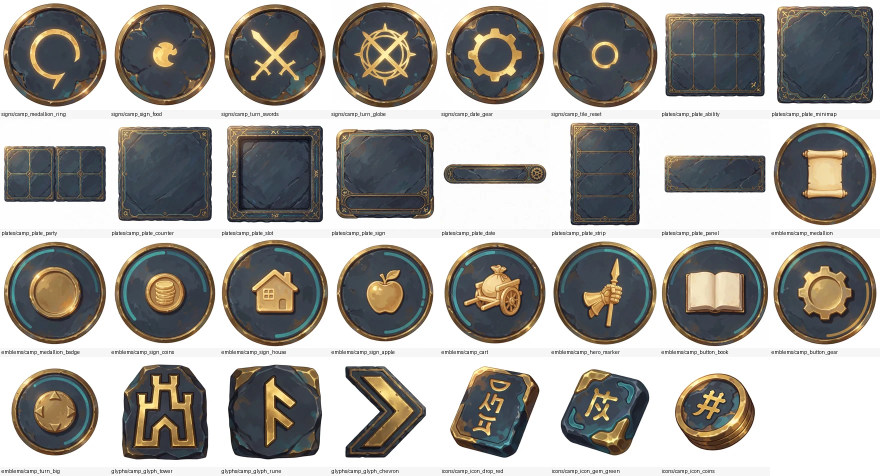
#> input picture image-clone/campaign_ui/sheet_u2_slate_brass.webp, 1760 x 952 px (shown at 1/2 size)
$ python -i jobloop.py   (imports and definitions only)
#> lines starting #> are read from the running program, lines starting #| are printed output that depends on the picture; after the words box and inside, x2 and y2 are one past the last pixel; in counts of white or black regions, pixels touching at a corner belong together
#> (reads scripts/concept_art/workflows.json from the repository)
#> further down, picture is the input picture: PIL image 1760x952 RGB; mean R, G, B 162.3, 160, 156
#!/usr/bin/env python3
"""Лаборатория image-clone: один образец за раз — анализ, промт, генерация, сверка, вердикт.

    jobloop.py init [--src КАТАЛОГ_ЛИСТОВ]  нарезать ячейки листов, завести очередь и оправу
    jobloop.py next [--model krea2]         взять первый in-queue, сгенерировать, собрать пару
    jobloop.py score IMG-001 comp=8 subject=5 palette=9 ...
    jobloop.py accept IMG-001 [--note ...]  готовность >= 85 -> копия в matches/
    jobloop.py reject IMG-001 ["новое описание"] [--note "что не так"]
    jobloop.py model IMG-001 qwen21         сменить модель, счётчик версий начинается с v1
    jobloop.py subject IMG-001 "описание"   записать письменный анализ до генерации
    jobloop.py stat                         статусы + сводка «модель -> средний % / попытки»

Критерии сверки (0-10, неприменимый не указывать — он выпадает из знаменателя):
comp кадрирование, subject главный объект, objects состав объектов, palette палитра,
style техника, light свет, bg фон, camera ракурс, text надписи.
"""
import argparse
import fcntl
import hashlib
import inspect
import re
import json
import shutil
import subprocess
import sys
from datetime import date
from pathlib import Path

import numpy as np
from PIL import Image, ImageDraw, ImageFont

HERE = Path(__file__).resolve().parent
sys.path.insert(0, str(HERE))
from generate import seed_for        # затравку считает генератор, не копия формулы
ROOT = HERE.parents[1]

LAB = ROOT / "image-clone"
REFS = LAB / "references"
CROPS = REFS / "crops"
ATTEMPTS = LAB / "attempts"
MATCHES = LAB / "matches"
DOCS = LAB / "docs"
QUEUE = LAB / "queue.json"
SPEC = LAB / "spec.json"
PAIRS = LAB / "pairs"
ETALONS = REFS / "manifest.json"
ANCHOR_MANIFEST = REFS / "anchors-manifest.json"
INK_MAX = 235                       # порог «не бумага» для поиска фигуры (тот же, что у гейта)
SHEETS_SRC = Path("/Users/user/sigil-of-the-unwilling-slop/___STYLE_BOOK/for_local_agent/unit")

GRID = (4, 3)                   # колонок, строк на листе
SIZE = [1024, 1024]             # размер прогона лаборатории
MAX_ATTEMPTS = 5
READINESS_MIN = 85
MODEL_DEFAULT = "krea2"
CNT_FIXUP_MAX = 3               # экономический порог: больше точечных правок — перерисовка
STY_VERDICTS = ("yes", "near", "no")   # да / почти / нет
OPEN = ("in-queue", "redraw")   # статусы, по которым образец всё ещё берётся в работу
CRITERIA = ("comp", "subject", "objects", "palette", "style", "light", "bg", "camera", "text")
# Строки слоя стиля: только они дают STY-% и только на них существует десятка.
STY_ROWS = ("line", "color", "texture", "shade")
STY_ROW_RU = {"line": "линия", "color": "колорит", "texture": "фактура", "shade": "светотень"}
STY_TARGET = 93                 # планка «сошлись»: сумма четырёх строк >= 38
SEED_PIN = 43                   # сид прогона: один на все стадии цепочки (7.2)
ANCHORS = DOCS / "anchors.md"   # реестр якорных пар: цитата обязана быть в нём
OUT_DIR = "concept_art/clone"

# Стиль листа: семейство держит категория, вариант двигает только технику рендера.
SHEET_STYLE = {
    "unit-01": "stylized hand-painted fantasy game character illustration from a single comic-painted art bible, heroic stocky proportions: head about one sixth of the total height, broad shoulders, thick arms, compact build, mature stylized cartoon face with simplified exaggerated features, large readable eyes, bold expression, hand-painted, never a photograph, matte painterly surfaces with soft airbrushed shading",
    "unit-02": "stylized hand-painted fantasy game character illustration from a single comic-painted art bible, more graphic and crisp than painterly: clean planes of colour, polished metal with sharp speculars, saturated palette, heroic stocky proportions with a head about one sixth of the total height, mature stylized cartoon face with simplified exaggerated features, bold expression, hand-painted, never a photograph",
    "unit-03": "semi-realistic painterly fantasy game character illustration, adult heroic proportions with a head about one seventh of the total height, soft visible brush strokes over rendered planes, restrained palette, mature stylized face with simplified exaggerated features, hand-painted, never a photograph",
    "unit-04": "cartoonish comic fantasy game character illustration, exaggerated proportions with a head about one fifth of the total height, round barrel chest, strong rim light, bold simplified shapes, large readable eyes, cheeky bold expression, hand-painted, never a photograph",
    "unit-05": "stylized hand-painted fantasy game character illustration from a single comic-painted art bible, heroic stocky proportions: head about one sixth of the total height, broad shoulders, thick arms, compact build, mature stylized cartoon face with simplified exaggerated features, large readable eyes, bold expression, hand-painted, never a photograph, matte painterly surfaces with soft airbrushed shading",
}
FRAME = ("single full-body fantasy character standing exactly as described, entire figure visible "
         "from head to boots, whole object with a clear empty margin around it, nothing touching "
         "the frame, centered, front view facing the camera straight on, head up and eyes open "
         "looking at the viewer, isolated on plain white background with no scenery and no blurred "
         "shapes, soft grey contact shadow under the feet only, no second copy, no turnaround, "
         "no grey clay 3d render, no inset pictures, nothing in the corners")
VARIANT = {
    "id": "copy", "name": "copy",
    "style": ("smooth airbrushed painterly rendering without visible line, matte hand-painted "
              "materials, gentle ambient occlusion, low gloss, readable silhouette"),
    "negative": ("chibi, toddler proportions, baby face, doll face, toy figure, blind box vinyl, "
                 "clay render, glossy plastic, shiny enamel, 3d print, cute child, photorealism, "
                 "photograph, ink outlines, line art, sketch, grayscale, character sheet, "
                 "turnaround, multiple views, reference sheet, split frame, collage, two characters, "
                 "dark background, gradient background, scenery, landscape, text, letters, watermark"),
}


# ------------------------------------------------------------- метрика кадра

def _figure(im: Image.Image, box=(256, 341)):
    """Кадрирует по чернилам, приводит к одному холсту с сохранением пропорций."""
#> called with box = (256, 341)
    a = np.asarray(im.convert("RGB")).astype(np.int16)
    ink = (a < 245).any(2)
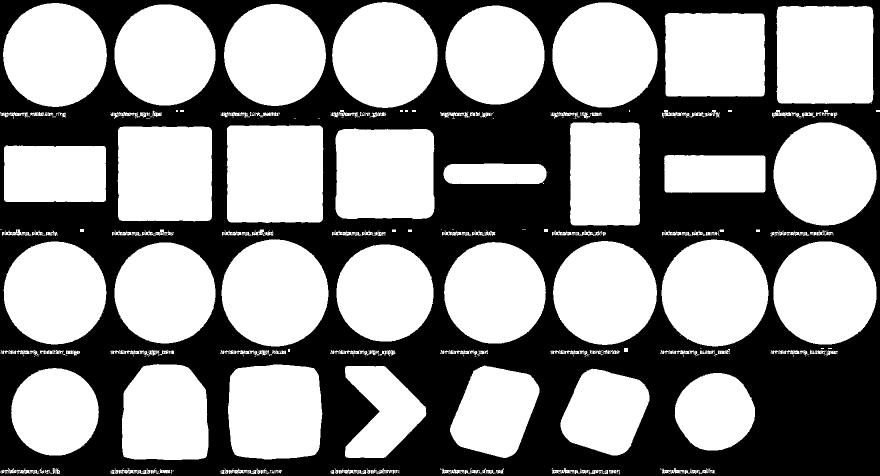
#> ink: shape (952, 1760) bool (shown at 1/2 size); 56.1% white; 547 black regions (546 under 20 px), largest, box (x1, y1, x2, y2) and area: (0, 0, 1760, 952) 734385
    ys, xs = np.where(ink)
    if len(ys) < 200:
        return None, None
    a = a[ys.min():ys.max() + 1, xs.min():xs.max() + 1]
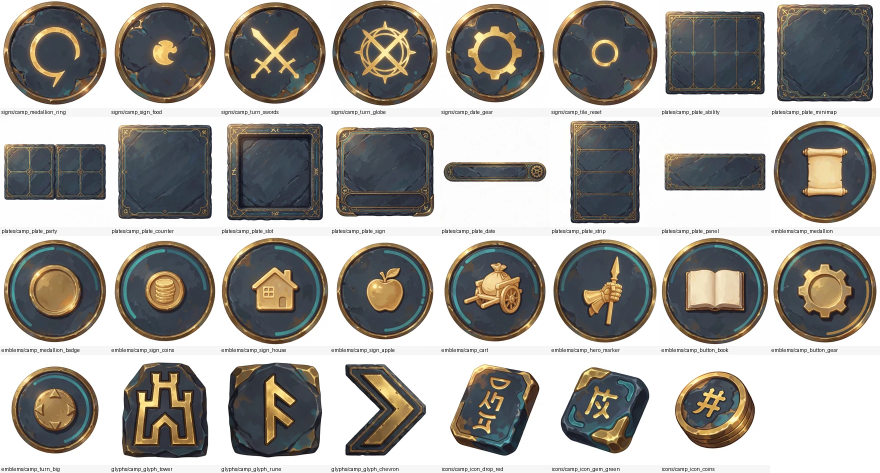
#> a: shape (945, 1760, 3) int16 (shown at 1/2 size); mean R, G, B 161.6, 159.4, 155.3
    ink = ink[ys.min():ys.max() + 1, xs.min():xs.max() + 1]
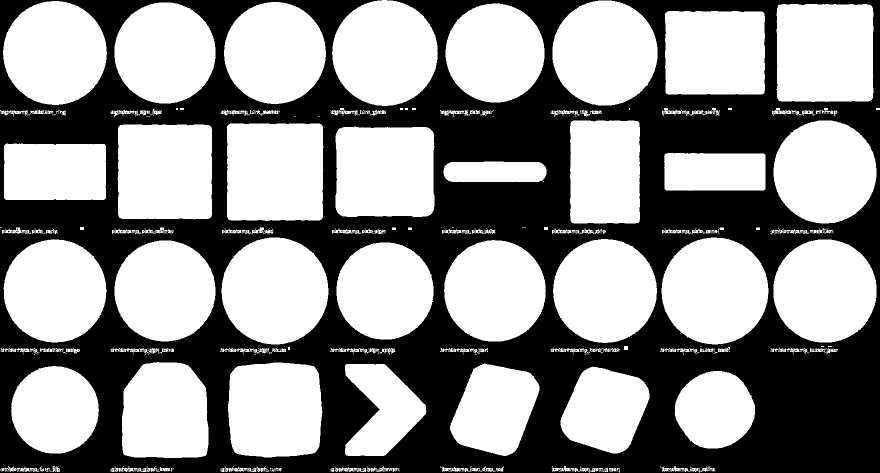
#> ink: shape (945, 1760) bool (shown at 1/2 size); 56.5% white; 547 black regions (546 under 20 px), largest, box (x1, y1, x2, y2) and area: (0, 0, 1760, 945) 722065
    h, w = ink.shape
#> h = 945; w = 1760
    sc = min(box[0] / w, box[1] / h)
#> sc = 0.145
    nw, nh = max(1, round(w * sc)), max(1, round(h * sc))
#> nw = 256; nh = 137
    canvas = np.full((box[1], box[0], 3), 255, np.uint8)
    mask = np.zeros((box[1], box[0]), bool)
    fig = np.asarray(Image.fromarray(a.astype(np.uint8)).resize((nw, nh), Image.LANCZOS))
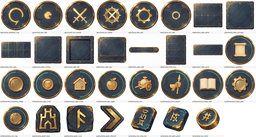
#> fig: shape (137, 256, 3); mean R, G, B 161, 158.7, 154.6
    mk = np.asarray(Image.fromarray((ink * 255).astype(np.uint8)).resize((nw, nh), Image.NEAREST)) > 127
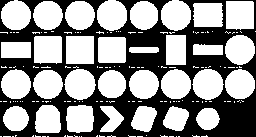
#> mk: shape (137, 256) bool; 56.7% white; 1 black region, box (x1, y1, x2, y2) and area: (0, 0, 256, 137) 15185
    y0, x0 = (box[1] - nh) // 2, (box[0] - nw) // 2
#> y0 = 102; x0 = 0
    canvas[y0:y0 + nh, x0:x0 + nw], mask[y0:y0 + nh, x0:x0 + nw] = fig, mk
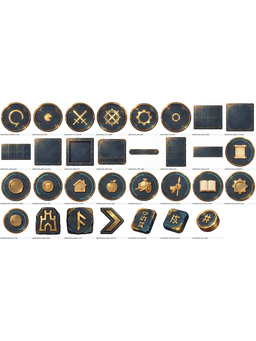
#> canvas: shape (341, 256, 3); mean R, G, B 217.3, 216.3, 214.7
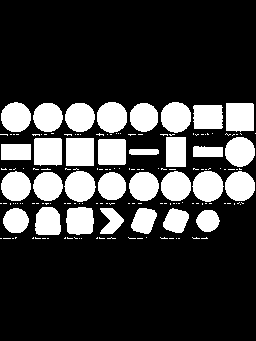
#> mask: shape (341, 256) bool; 22.8% white; 162 white regions (131 under 20 px), largest, box (x1, y1, x2, y2) and area: (226, 103, 254, 132) 785, (66, 138, 94, 166) 784, (64, 171, 96, 202) 757
    return canvas, mask


# [13 lines left out: function similarity, not called in this run]


FONT = None
# [9 lines not run here, left out]
if FONT is None:                       # у bitmap-шрифта кириллицы нет — подписи квадратами
    FONT = ImageFont.load_default(16)


# [17 lines left out: function pair, not called in this run]


def unit_of(p: Path) -> str:
    m = re.search(r"IMG-\d+", p.name)
    return m.group() if m else "?"


def is_control(r: dict) -> bool:
    return "эталон↔эталон" in r["origin"]


# [39 lines left out: functions sheet_key, grid, not called in this run]


# ------------------------------------------------------------- очередь

_QUEUE_LOCK = None  # держится до выхода процесса


# [15 lines left out: function load, not called in this run]


def save(q: dict) -> None:
    QUEUE.write_text(json.dumps(q, ensure_ascii=False, indent=1) + "\n")


# [9 lines left out: function run_versions, not called in this run]


def sha12(path: Path) -> str:
    return hashlib.sha256(path.read_bytes()).hexdigest()[:12] if path.is_file() else "нет"


# [37 lines left out: functions judge_version, run_seal, attempt_name, not called in this run]


def attempt_path(unit: dict, model: str, version: int) -> Path:
    ext = (unit.get("file") or "").split(".")[-1] or "webp"
    return ATTEMPTS / unit["unit"] / f"{attempt_name(unit, model, version)}.{ext}"


def readiness(scores: dict) -> float:
    """Средняя по применимым критериям, умноженная на 10. Неприменимый — не указывай."""
    return round(10 * sum(scores.values()) / len(scores)) if scores else 0.0


# [120 lines left out: functions report, crop_sheet, cmd_init, blank_spec, check_invariant, not called in this run]


# ------------------------------------------------------------- генерация

def etalon_files() -> list:
    return sorted(p for p in REFS.rglob("*") if p.is_file() and p.suffix.lower() in (".jpeg", ".png"))


# [70 lines left out: functions etalon_version, cmd_etalons, cmd_next, not called in this run]


# ------------------------------------------------- строки стиля (STY-%)

RU_TO_ROW = {v: k for k, v in STY_ROW_RU.items()}


# [22 lines left out: functions anchor_rows, anchors_body, not called in this run]


def anchors_version() -> str:
    """Версия прибора = хеш тела реестра (строки пар, без комментариев)."""
    return "anchors-" + hashlib.sha256(anchors_body().encode()).hexdigest()[:12]


# [90 lines left out: functions require_anchors, chunk_of, board_path, seal_boards, check_boards, cmd_seal and 1 more, not called in this run]


def anchor_log() -> list[dict]:
    log = DOCS / "anchor-log.json"
    return json.loads(log.read_text()) if log.is_file() else []


# [26 lines left out: functions grid_board, cmd_anchors_show_all, not called in this run]


# Рубрика уровней живёт здесь, а не в реестре: второй судья не должен видеть ни
# заявленных баллов, ни описаний пар — только шкалу и лист.
BLIND_BRIEF = (
    "Ты слепой судья стиля. Реестра якорей ты не видишь, уровней не знаешь.\n"
    "На каждом листе слева — эталон, справа варианты ТОГО ЖЕ персонажа.\n"
    "Одна строка стиля на листе; смотреть лист целиком; сходство позы,\n"
    "лица и кадрирования не считать — меряется только строка листа.\n"
    "Шкала: 10 — по этой строке расхождений нет; 9 — одно мелкое;\n"
    "7–8 — заметное расхождение, семья та же; 5–6 — строка держится\n"
    "клочьями; 1–4 — строка потеряна. Концов шкалы не бойся: если все\n"
    "твои оценки 6–8, ты не пользуешься шкалой, а не картинка плоха."
)


# [133 lines left out: functions cmd_anchors, parse_sty_rows, not called in this run]


def sty_pct(rows: dict) -> float:
    return round(sum(rows[r] for r in STY_ROWS) / len(STY_ROWS) * 10, 1)


def sty_delta(prev: dict | None, rows: dict) -> dict | None:
    """Дельта по строкам, а не по баллу: оператору нужно, какая строка двинулась."""
    return None if not prev else {r: rows[r] - prev.get(r, 0) for r in STY_ROWS}


# [127 lines left out: functions head_ratio, cmd_sty, not called in this run]


# ------------------------------------------------------ цепочка стадий (7.4)

CYCLE_PAUSE = 2                 # цикла без движения STY-% → автопауза с меню (8.4)
CYCLE_MAX = 3                   # цикла цепочки → лучший кадр, автопродолжения нет


def chain_of(spec: dict) -> list:
    """Порядок стадий: krea2 → ernie → z-image → krea2 → … qwen21 вне цепочки (7.8)."""
    return spec.get("chain", [spec.get("model", MODEL_DEFAULT)])


# [20 lines left out: functions sty_last, cycle_pair, sty_cycle, not called in this run]


def ceilinged(unit: dict, model: str) -> bool:
    """Стадии, признанные потолком: требование «все три» с неё снято, молча не снимается."""
    return model in unit.get("ceilings", {})


# [11 lines left out: functions sty_bar, stage_closed, not called in this run]


def stage_done(unit: dict, model: str, spec: dict) -> bool:
    """Стадию больше не гоняем: порог взят либо признан потолок."""
    return stage_closed(unit, model, spec) or ceilinged(unit, model)


# [324 lines left out: functions stage_of, advance_chain, cnt_status, board, cmd_board, cmd_score and 7 more, not called in this run]


NEG_RE = re.compile(r"\b(no|not|without|never|без)\b")
JUDGE_CLASSES = ("independent", "semi-blind", "self")


# [14 lines left out: function card_cells, not called in this run]


def card_rows(card: str) -> list[tuple[str, str]]:
    return [(n, f) for n, forms in card_cells(card) if len(forms) == 1 for f in forms]


def card_slots(card: str) -> list[list[str]]:
    """Слоты словаря: выбор ровно одного (жанровый якорь и т.п.)."""
    return [forms for _, forms in card_cells(card) if len(forms) > 1]


def card_phrases(card: str) -> list[str]:
    return [f for _, f in card_rows(card)]


# [281 lines left out: functions lint_card, lint_style, cmd_lint, figure_mask, figure_bbox, cmd_cut and 3 more, not called in this run]


# [2 lines not run here, left out]

>>> from PIL import Image
>>> picture = Image.open('../../image-clone/campaign_ui/sheet_u2_slate_brass.webp')
>>> result = _figure(picture)
